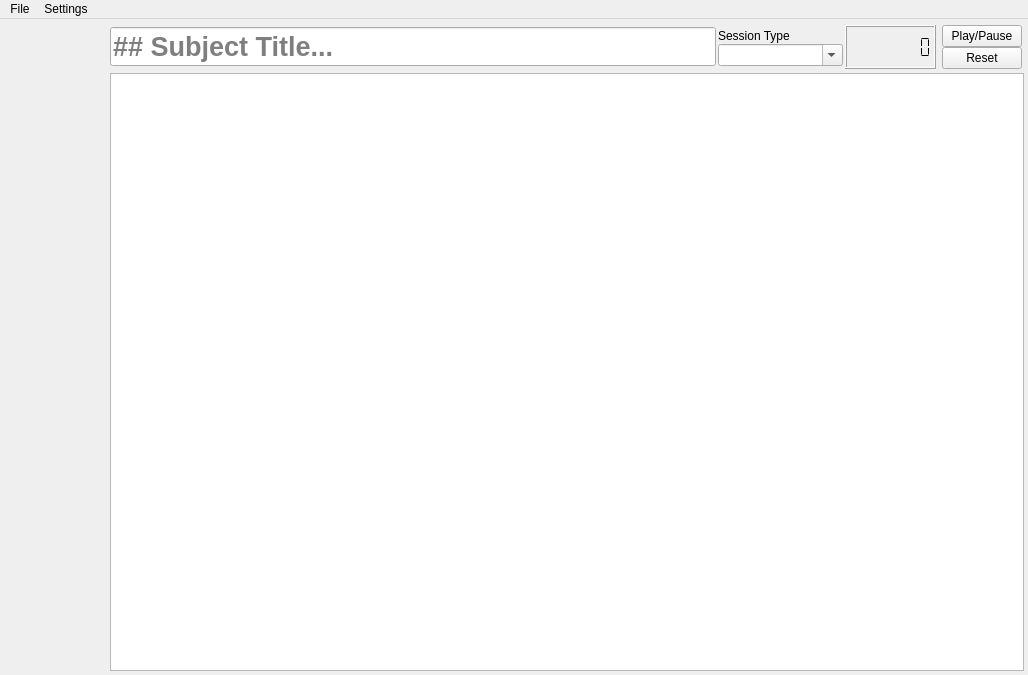
<?xml version="1.0" encoding="UTF-8"?>
<ui version="4.0">
 <class>Main_Window</class>
 <widget class="QMainWindow" name="Main_Window">
  <property name="geometry">
   <rect>
    <x>0</x>
    <y>0</y>
    <width>1028</width>
    <height>675</height>
   </rect>
  </property>
  <property name="windowTitle">
   <string>MainWindow</string>
  </property>
  <widget class="QWidget" name="centralwidget">
   <layout class="QGridLayout" name="gridLayout_6">
    <property name="leftMargin">
     <number>2</number>
    </property>
    <property name="topMargin">
     <number>2</number>
    </property>
    <property name="rightMargin">
     <number>2</number>
    </property>
    <property name="bottomMargin">
     <number>2</number>
    </property>
    <property name="verticalSpacing">
     <number>2</number>
    </property>
    <item row="0" column="0">
     <widget class="QWidget" name="SubjectPlaceholder" native="true">
      <property name="sizePolicy">
       <sizepolicy hsizetype="Preferred" vsizetype="Preferred">
        <horstretch>0</horstretch>
        <verstretch>0</verstretch>
       </sizepolicy>
      </property>
      <property name="minimumSize">
       <size>
        <width>100</width>
        <height>0</height>
       </size>
      </property>
      <property name="maximumSize">
       <size>
        <width>400</width>
        <height>16777215</height>
       </size>
      </property>
     </widget>
    </item>
    <item row="0" column="1">
     <widget class="QWidget" name="widget" native="true">
      <property name="sizePolicy">
       <sizepolicy hsizetype="Expanding" vsizetype="Preferred">
        <horstretch>0</horstretch>
        <verstretch>0</verstretch>
       </sizepolicy>
      </property>
      <layout class="QGridLayout" name="gridLayout_5">
       <property name="leftMargin">
        <number>2</number>
       </property>
       <property name="topMargin">
        <number>2</number>
       </property>
       <property name="rightMargin">
        <number>2</number>
       </property>
       <property name="bottomMargin">
        <number>2</number>
       </property>
       <property name="spacing">
        <number>2</number>
       </property>
       <item row="0" column="0">
        <widget class="QWidget" name="TopContainer" native="true">
         <property name="sizePolicy">
          <sizepolicy hsizetype="Preferred" vsizetype="Maximum">
           <horstretch>0</horstretch>
           <verstretch>0</verstretch>
          </sizepolicy>
         </property>
         <layout class="QGridLayout" name="gridLayout_3">
          <property name="leftMargin">
           <number>0</number>
          </property>
          <property name="topMargin">
           <number>0</number>
          </property>
          <property name="rightMargin">
           <number>0</number>
          </property>
          <property name="bottomMargin">
           <number>0</number>
          </property>
          <property name="spacing">
           <number>0</number>
          </property>
          <item row="0" column="1">
           <widget class="QWidget" name="Timer" native="true">
            <property name="sizePolicy">
             <sizepolicy hsizetype="Preferred" vsizetype="Maximum">
              <horstretch>0</horstretch>
              <verstretch>0</verstretch>
             </sizepolicy>
            </property>
            <layout class="QGridLayout" name="gridLayout_2">
             <property name="leftMargin">
              <number>2</number>
             </property>
             <property name="topMargin">
              <number>2</number>
             </property>
             <property name="rightMargin">
              <number>2</number>
             </property>
             <property name="bottomMargin">
              <number>2</number>
             </property>
             <item row="0" column="0">
              <widget class="QLCDNumber" name="LCDDisplay">
               <property name="sizePolicy">
                <sizepolicy hsizetype="Minimum" vsizetype="Minimum">
                 <horstretch>0</horstretch>
                 <verstretch>0</verstretch>
                </sizepolicy>
               </property>
               <property name="digitCount">
                <number>8</number>
               </property>
               <property name="segmentStyle">
                <enum>QLCDNumber::SegmentStyle::Flat</enum>
               </property>
              </widget>
             </item>
             <item row="0" column="1">
              <widget class="QWidget" name="ContainerButtonsR" native="true">
               <property name="sizePolicy">
                <sizepolicy hsizetype="Preferred" vsizetype="Maximum">
                 <horstretch>0</horstretch>
                 <verstretch>0</verstretch>
                </sizepolicy>
               </property>
               <layout class="QGridLayout" name="gridLayout">
                <property name="leftMargin">
                 <number>0</number>
                </property>
                <property name="topMargin">
                 <number>0</number>
                </property>
                <property name="rightMargin">
                 <number>0</number>
                </property>
                <property name="bottomMargin">
                 <number>0</number>
                </property>
                <property name="spacing">
                 <number>0</number>
                </property>
                <item row="0" column="0">
                 <widget class="QPushButton" name="PlayButton">
                  <property name="focusPolicy">
                   <enum>Qt::FocusPolicy::NoFocus</enum>
                  </property>
                  <property name="text">
                   <string>Play/Pause</string>
                  </property>
                 </widget>
                </item>
                <item row="1" column="0">
                 <widget class="QPushButton" name="ResetButton">
                  <property name="focusPolicy">
                   <enum>Qt::FocusPolicy::NoFocus</enum>
                  </property>
                  <property name="text">
                   <string>Reset</string>
                  </property>
                 </widget>
                </item>
               </layout>
              </widget>
             </item>
            </layout>
           </widget>
          </item>
          <item row="0" column="0">
           <widget class="QWidget" name="ContainerTitle" native="true">
            <property name="sizePolicy">
             <sizepolicy hsizetype="Minimum" vsizetype="Maximum">
              <horstretch>0</horstretch>
              <verstretch>0</verstretch>
             </sizepolicy>
            </property>
            <layout class="QGridLayout" name="gridLayout_4">
             <property name="leftMargin">
              <number>0</number>
             </property>
             <property name="topMargin">
              <number>0</number>
             </property>
             <property name="rightMargin">
              <number>0</number>
             </property>
             <property name="bottomMargin">
              <number>0</number>
             </property>
             <property name="horizontalSpacing">
              <number>2</number>
             </property>
             <property name="verticalSpacing">
              <number>0</number>
             </property>
             <item row="0" column="0" alignment="Qt::AlignmentFlag::AlignBottom">
              <widget class="QLineEdit" name="LETitle">
               <property name="sizePolicy">
                <sizepolicy hsizetype="Expanding" vsizetype="Expanding">
                 <horstretch>0</horstretch>
                 <verstretch>0</verstretch>
                </sizepolicy>
               </property>
               <property name="font">
                <font>
                 <pointsize>20</pointsize>
                 <bold>true</bold>
                </font>
               </property>
               <property name="inputMask">
                <string/>
               </property>
               <property name="text">
                <string/>
               </property>
               <property name="placeholderText">
                <string>## Subject Title...</string>
               </property>
              </widget>
             </item>
             <item row="0" column="1">
              <widget class="QWidget" name="widget_2" native="true">
               <layout class="QGridLayout" name="gridLayout_7">
                <property name="leftMargin">
                 <number>0</number>
                </property>
                <property name="topMargin">
                 <number>0</number>
                </property>
                <property name="rightMargin">
                 <number>0</number>
                </property>
                <property name="bottomMargin">
                 <number>0</number>
                </property>
                <property name="spacing">
                 <number>0</number>
                </property>
                <item row="0" column="0">
                 <widget class="QLabel" name="label">
                  <property name="text">
                   <string>Session Type</string>
                  </property>
                 </widget>
                </item>
                <item row="1" column="0">
                 <widget class="QComboBox" name="CBSessionType">
                  <property name="minimumSize">
                   <size>
                    <width>125</width>
                    <height>0</height>
                   </size>
                  </property>
                  <property name="font">
                   <font>
                    <pointsize>9</pointsize>
                   </font>
                  </property>
                  <property name="focusPolicy">
                   <enum>Qt::FocusPolicy::StrongFocus</enum>
                  </property>
                  <property name="editable">
                   <bool>true</bool>
                  </property>
                  <property name="insertPolicy">
                   <enum>QComboBox::InsertPolicy::InsertAlphabetically</enum>
                  </property>
                  <property name="placeholderText">
                   <string>Type...</string>
                  </property>
                 </widget>
                </item>
               </layout>
              </widget>
             </item>
            </layout>
           </widget>
          </item>
         </layout>
        </widget>
       </item>
       <item row="1" column="0">
        <widget class="QTextEdit" name="TEContent">
         <property name="sizePolicy">
          <sizepolicy hsizetype="MinimumExpanding" vsizetype="MinimumExpanding">
           <horstretch>0</horstretch>
           <verstretch>0</verstretch>
          </sizepolicy>
         </property>
         <property name="font">
          <font>
           <pointsize>12</pointsize>
          </font>
         </property>
        </widget>
       </item>
      </layout>
     </widget>
    </item>
   </layout>
  </widget>
  <widget class="QMenuBar" name="menubar">
   <property name="geometry">
    <rect>
     <x>0</x>
     <y>0</y>
     <width>1028</width>
     <height>33</height>
    </rect>
   </property>
   <widget class="QMenu" name="menuFile">
    <property name="title">
     <string>File</string>
    </property>
    <widget class="QMenu" name="menuExport">
     <property name="title">
      <string>Export</string>
     </property>
     <addaction name="actionMarkdown"/>
     <addaction name="actionDocX"/>
     <addaction name="actionPDF_2"/>
     <addaction name="actionHTML"/>
    </widget>
    <addaction name="actionNew"/>
    <addaction name="actionSave"/>
    <addaction name="menuExport"/>
   </widget>
   <widget class="QMenu" name="menuSettings">
    <property name="title">
     <string>Settings</string>
    </property>
   </widget>
   <addaction name="menuFile"/>
   <addaction name="menuSettings"/>
  </widget>
  <action name="actionSave">
   <property name="text">
    <string>Save</string>
   </property>
  </action>
  <action name="actionNew">
   <property name="text">
    <string>New</string>
   </property>
  </action>
  <action name="actionMarkdown">
   <property name="text">
    <string>Markdown</string>
   </property>
  </action>
  <action name="actionPDF">
   <property name="text">
    <string>PDF</string>
   </property>
  </action>
  <action name="actionDocX">
   <property name="text">
    <string>DocX</string>
   </property>
  </action>
  <action name="actionPDF_2">
   <property name="text">
    <string>PDF</string>
   </property>
  </action>
  <action name="actionHTML">
   <property name="text">
    <string>HTML</string>
   </property>
  </action>
 </widget>
 <tabstops>
  <tabstop>LETitle</tabstop>
  <tabstop>CBSessionType</tabstop>
  <tabstop>TEContent</tabstop>
 </tabstops>
 <resources/>
 <connections/>
</ui>
